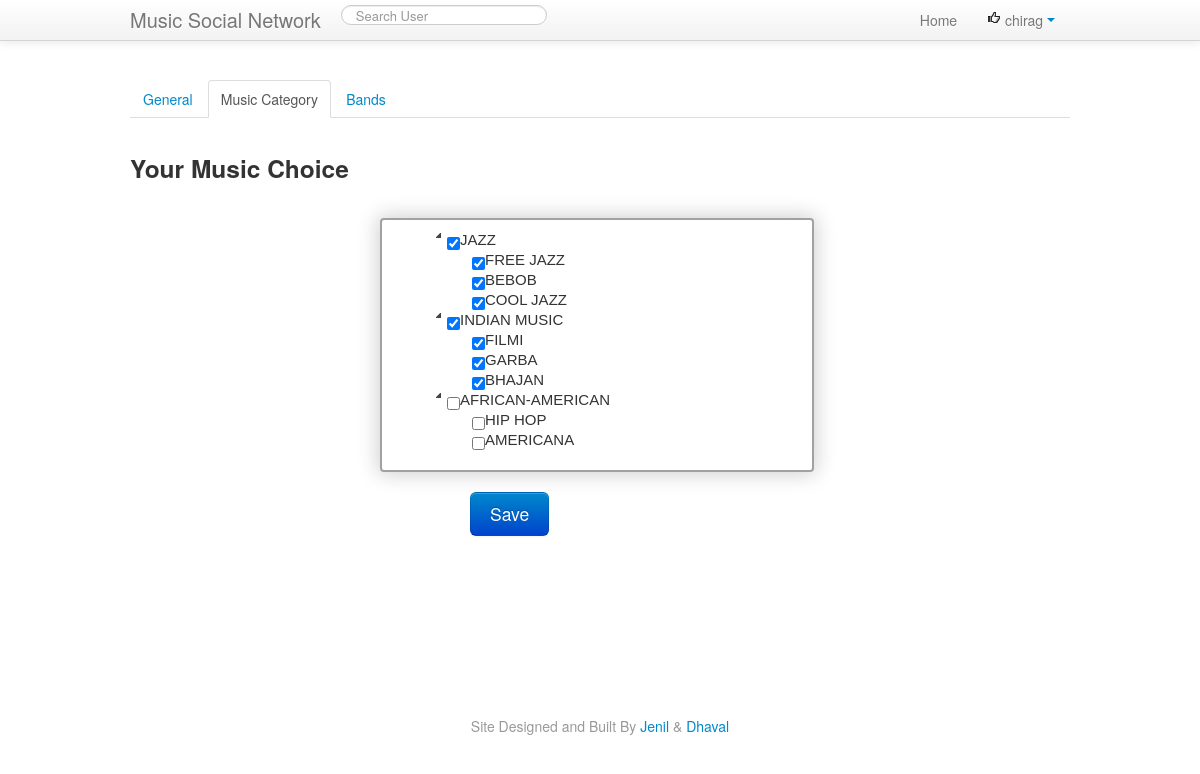
Screenshot of /musicCategory.php (signed in) with the database file from the repository.
### tables this page shows
CREATE TABLE IF NOT EXISTS `music_category` (
  `catId` int(11) NOT NULL,
  `catName` varchar(100) DEFAULT NULL,
  `originCity` varchar(100) DEFAULT NULL,
  `parentCatId` int(11) DEFAULT NULL,
  `catDesc` varchar(500) DEFAULT NULL,
  `tags` varchar(200) DEFAULT NULL,
  `instruments` varchar(200) DEFAULT NULL
);

### dbHelper.php (called while the page is built, shortened)
<?php
    class db
    {
        private $dbo = null;
        public function __construct()
        {
			$this->dbo = new PDO("mysql:host=localhost;dbname=music_socialnetwork", "root", "");
        }
		public function getAllParentCategory()
        {
            $queryString = "SELECT * FROM music_category mc where mc.catId in (select distinct(parentCatId) from music_category)";
            $query = $this->dbo->query($queryString);
            return $query;
        }
		public function getAllChildCategory($parCatId){
			$queryString = "SELECT * FROM music_category mc where mc.parentCatId = '$parCatId'";
            $query = $this->dbo->query($queryString);
            return $query;
		}
}
?>

### musicCategory.php (the view, shortened to what this page needs)
<?php
		require 'dbHelper.php';
		$dbo = new db();
 ?>
<html>
<head>
    <?php include 'header.php'; ?>
    <link rel="stylesheet" type="text/css"
          href="http://code.jquery.com/ui/1.10.1/themes/base/jquery-ui.css"/>
    <link rel="stylesheet" type="text/css" href="src/css/jquery.tree.css"/>
</head>
<body>
		<div class="container" style="margin-top: 40px;">
		<?php if($_SESSION['userType']=='USER') { ?>
		<ul class="nav nav-tabs">
			<li><a href="settings">General</a></li>
			<li class="active"><a href="musicCategory">Music Category</a></li>
			<li><a href="userBands">Bands</a></li>
		</ul>
		<?php }else if($_SESSION['userType']=='BAND') { ?>
		 <ul class="nav nav-tabs">
			<li><a href="bandSetting">General</a></li>
			<li><a href="addArtist">Artist</a></li>
			<li class="active"><a href="musicCategory">Music Category</a></li>
			<li><a href="bandConcert">Concerts</a></li>
		</ul>
		<?php } ?>
            <form method="post" action="">
            <div class="row-fluid">
                <div class="span4">
                    <h3>Your Music Choice</h3>
                </div>
            </div>
            <div class="row-fluid" >
			<div id="example-7">
			<div style="border:2px solid #a1a1a1;
                  margin-top:20px;
				  margin-left:250px;
                  font-size:15px;
                  padding:10px 40px;
                  box-shadow: 0px 0px 20px 3px #d3d3d3;
                  border-radius: 4px;
                  background-color: #ffffff;width:350px;">
                <ul>
				 <?php
					$query = $dbo->getAllParentCategory();
					while ($row = $query->fetch(PDO::FETCH_ASSOC))
				{?>
                    <li><input type="checkbox" id="<?php echo $row['catId'] ?>" title="<?php echo $row['catDesc'] ?>" name=musicCat[] value="<?php echo $row['catId'] ?>"><span><?php echo $row['catName'] ?></span>
                        <ul>
							<?php
								$query1 = $dbo->getAllChildCategory($row['catId']);
								while ($row1 = $query1->fetch(PDO::FETCH_ASSOC)){
							?>
                            <li><input type="checkbox" id="<?php echo $row1['catId'] ?>" title="<?php echo $row1['catDesc'] ?>" name=musicCat[] value="<?php echo $row1['catId'] ?>"><span><?php echo $row1['catName'] ?></span>
								<?php } ?>
                        </ul>
						<?php
						}
						?>
                </ul>
            </div>
        </div>
		<div class="span4 offset4">
                    <div class="control-group" >
                        <div class="controls" >
                            <br/><button type="submit" class="btn btn-primary btn-large" value="save" name="submit">Save</button>
                        </div>
                    </div>
            </div>
		</form>
		</div>
<?php include 'footer.php'; ?>
</body>
</html>

### header.php (style rules this page uses)
body { padding-top: 40px; }

### rows the page displays
music_category: catName "JAZZ"
music_category: catName "FREE JAZZ"
music_category: catName "BEBOB"
music_category: catName "COOL JAZZ"
music_category: catName "INDIAN MUSIC"
music_category: catName "FILMI"
music_category: catName "GARBA"
music_category: catName "BHAJAN"
music_category: catName "AFRICAN-AMERICAN"
music_category: catName "HIP HOP"
music_category: catName "AMERICANA"

### other values shown
$_SESSION['username'] "chirag"
